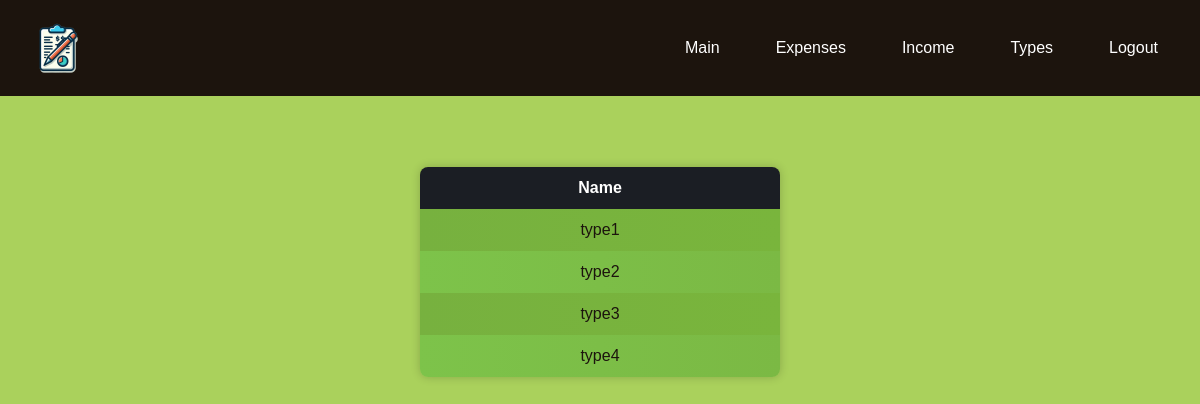
/types/list, run on an earlier commit of the app's database.
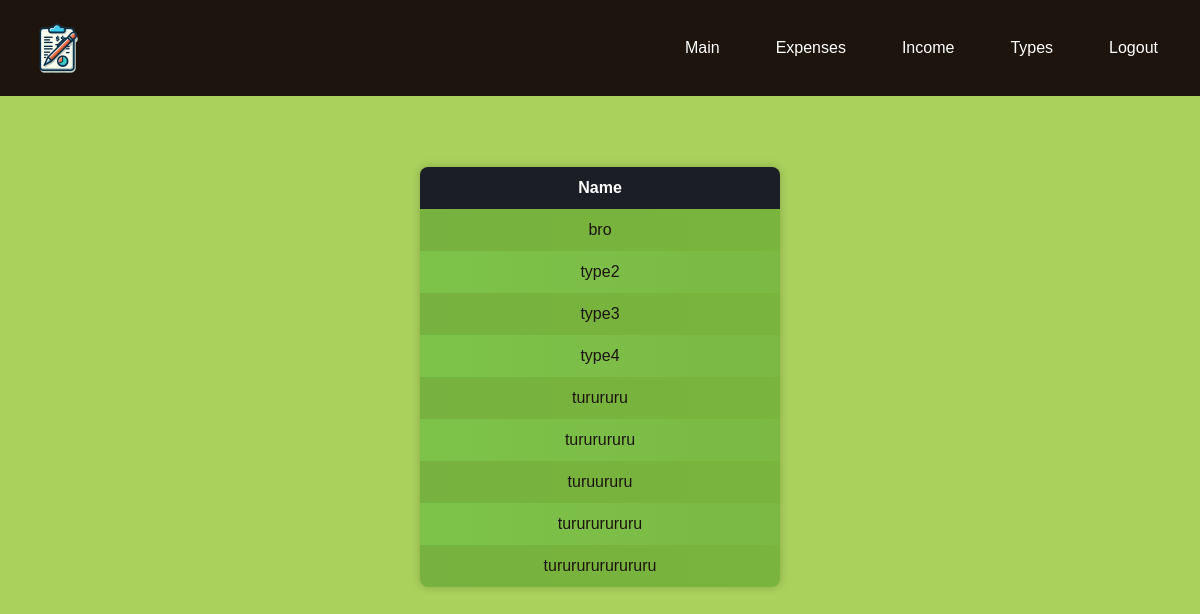
And on a later commit of the database.
### tables this page shows
CREATE TABLE type (
            id INTEGER PRIMARY KEY AUTOINCREMENT,
            name TEXT UNIQUE NOT NULL 
        );

### routes.py (the view)
@app.route("/types/list")
def listtypes():
    conn = sqlite3.connect('finance.db')
    cursor = conn.cursor()
    cursor.execute("SELECT * FROM type")
    types = cursor.fetchall()
    return render_template('list_types.html', types = types)

### templates/list_types.html
{% extends 'main_layout.html' %}
{% block content %}
  <br>
  <table>
    <tr>
      <th>Name</th>
    </tr>
    {% for data in types %}
      <tr onclick="window.location.href='/types/list/{{ data[0] }}'">
        <td>{{ data[1] }}</td>
      </tr>
    {% endfor %}
  </table>
{% endblock %}

### templates/main_layout.html (shortened to what this page needs)
<!DOCTYPE html>
<html>
  <head>
    <link rel="stylesheet" type="text/css" href="{{ url_for('static', filename = 'CSS/main_css.css') }}">
    <link rel="stylesheet" type="text/css" href="{{ url_for('static', filename = 'CSS/buttons.css') }}">
    <link rel="stylesheet" type="text/css" href="{{ url_for('static', filename = 'CSS/table.css') }}">
  </head>
  <body>
    <div class="header_tab">
      <img class="logo" src="{{ url_for('static', filename='assets/th.png') }}" onclick="goToHomePage()" style="cursor: pointer;"/>
      <ul class="nav">
        <li><a href="/">Main</a></li>
        <li><a href="/expenses"">Expenses</a></li>
        <li><a href="/income"">Income</a></li>
        <li><a href="/types">Types</a></li>
        <li><a href="/close">Logout</a></li>
      </ul>
    </div>
    <div class="main_content">
      {% block content %}
      {% endblock %}
    </div>
  </body>
</html>

### static/CSS/main_css.css (style rules this page uses)
body { margin: 0; font-family: Arial, sans-serif; background-color: #F2E9E1; color: #1C140D; }
.header_tab { background-color: #1C140D; padding: 2vh 2vw; display: flex; align-items: center; justify-content: space-between; position: fixed; top: 0; width: 100%; z-index: 1000; box-sizing: border-box; }
.header_tab .logo { height: 8vh; cursor: pointer; margin-right: 2vw; }
.nav { list-style-type: none; margin: 0; padding: 0; display: flex; gap: 20px; margin-left: auto; }
.nav li { display: inline; }
.nav a { color: #FFFFFF; text-decoration: none; padding: 1vh 2vw; display: block; }
.main_content { display: flex; align-items: center; flex-direction: column; text-align: center; background-color: #AAD15C; padding: 5vh 5vw; min-height: 100vh; margin-top: calc(2vh + 8vh); box-sizing: border-box; overflow-x: hidden; white-space: pre-line; }
@media (max-width: 1200px) { .nav a { padding: 1vh 1.5vw; } }
* { scrollbar-width: thin; scrollbar-color: #888 #f1f1f1; }
body { -ms-overflow-style: -ms-autohiding-scrollbar; }

### static/CSS/table.css (style rules this page uses)
table { border-collapse: collapse; width: calc(100% / 3); margin: 10%; margin-top: 1%; box-shadow: 0 0 10px rgba(0, 0, 0, 0.2); border-radius: 8px; overflow: hidden; }
th, td { padding: 12px; text-align: center; transition: background-color 0.3s ease, color 0.3s ease; }
th { background-color: #1b1e24; color: #fff; }
tr:nth-child(even) td { background: linear-gradient(to right, #77B13F, #79B53C); }
tr:nth-child(odd) td { background: linear-gradient(to right, #7DC34A, #7BB944); }

What changed in the data, as far as the page shows it:
changed type: name "type1" → "bro"
added type: name "turururu"
added type: name "tururururu"
added type: name "turuururu"
added type: name "turururururu"
added type: name "turururururururu"
